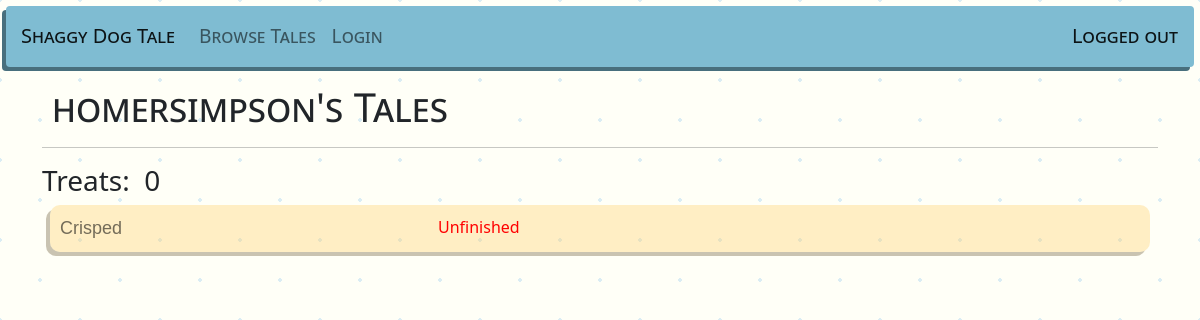
Page /shaggydogtale/contributed/7 on the earlier database version.
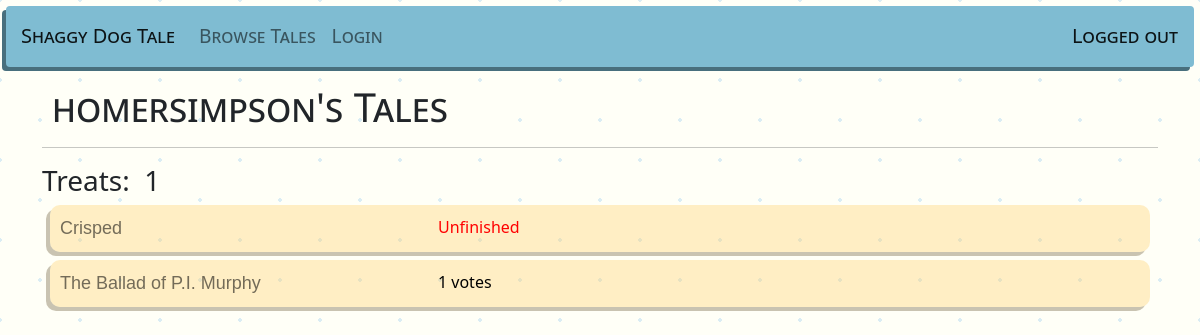
Same page on the later database version.
### shaggydogtale/models.py (models this page shows, shortened)
class Contribution(models.Model):
    user = models.ForeignKey(User, related_name='contributions', on_delete=models.CASCADE)
    story = models.ForeignKey(Story, related_name='contributions', on_delete=models.CASCADE)
    section = models.CharField(max_length=1) # b = beginning, m = middle, e = end

class Story(models.Model):
    title = models.CharField(max_length=100)
    beginning = models.TextField(max_length=2000)
    middle = models.TextField(max_length=2000)
    end = models.TextField(max_length=2000)

### shaggydogtale/views.py (the view)
# urls.py: path('contributed', views.Contributed, name="contributed"),
def Contributed(request, user_id=None):
    title = None
    if user_id == None:
        contributions = Contribution.objects.filter(user = request.user)
        title = 'Your Tales'
    else:
        user = User.objects.get(id=user_id)
        contributions = Contribution.objects.filter(user = user)
        title = f'{user.username}\'s Tales'
    rating = 0
    for contribution in contributions.all():
        for vote in contribution.story.votes.all():
            rating += vote.vote
    context = {
        'title': title,
        'contributions': contributions,
        'rating': rating
    }
    return render(request, 'shaggydogtale/contributed.html', context)

### shaggydogtale/templates/shaggydogtale/contributed.html
{% extends 'shaggydogtale/base.html' %}
{% block body %}
<div class="container">
    <div class="row">
        <div class="col">
            <h1 class="page-title">{{title}}</h1>
            <hr>
            <h3>Treats:&nbsp;<img src="https://cdn-icons-png.flaticon.com/512/5793/5793514.png" alt="" width="25px"> {{rating}}</h3>
                {% for contribution in contributions %}<div class="story-item">
                    <div class="col">
                        <a class="story" href="{% url 'shaggydogtale:view' contribution.story.id %}">{{contribution.story.title}}</a>
                    </div>
                    <div class="col">
                        {% if contribution.story.contributions.count < 3 %}
                            <div style="color: red">Unfinished</div>
                        {% else %}
                            {{contribution.story.votes.count}} votes
                        {% endif %}
                    </div>
                </div>
                {% endfor %}
        </div>
    </div>
</div>
{% endblock body %}

Differences in the rows shown:
added Contribution: story "The Ballad of P.I. Murphy", story.votes.count "1"
Other differences:
{{ rating }}: "0" → "1"
